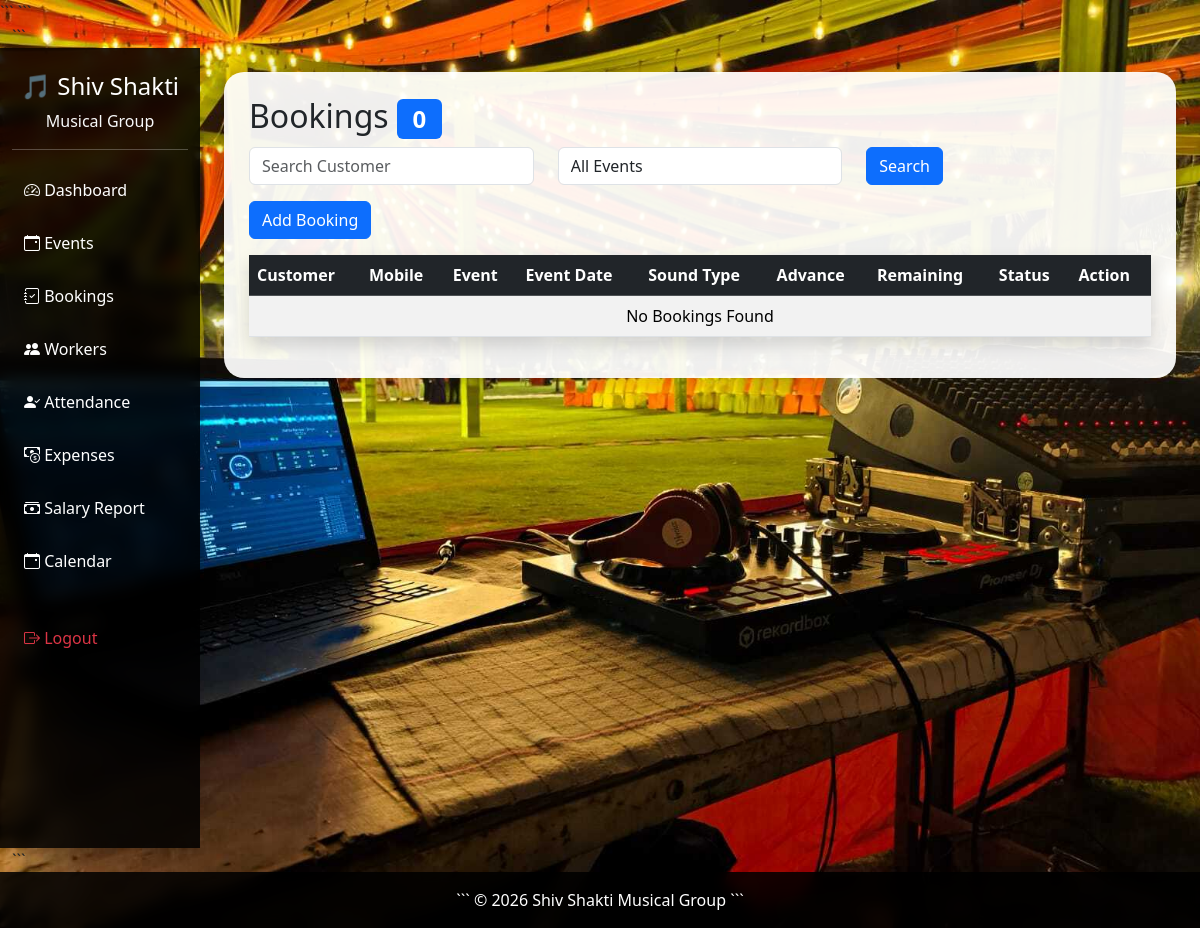
The app's page /bookings/, older data.
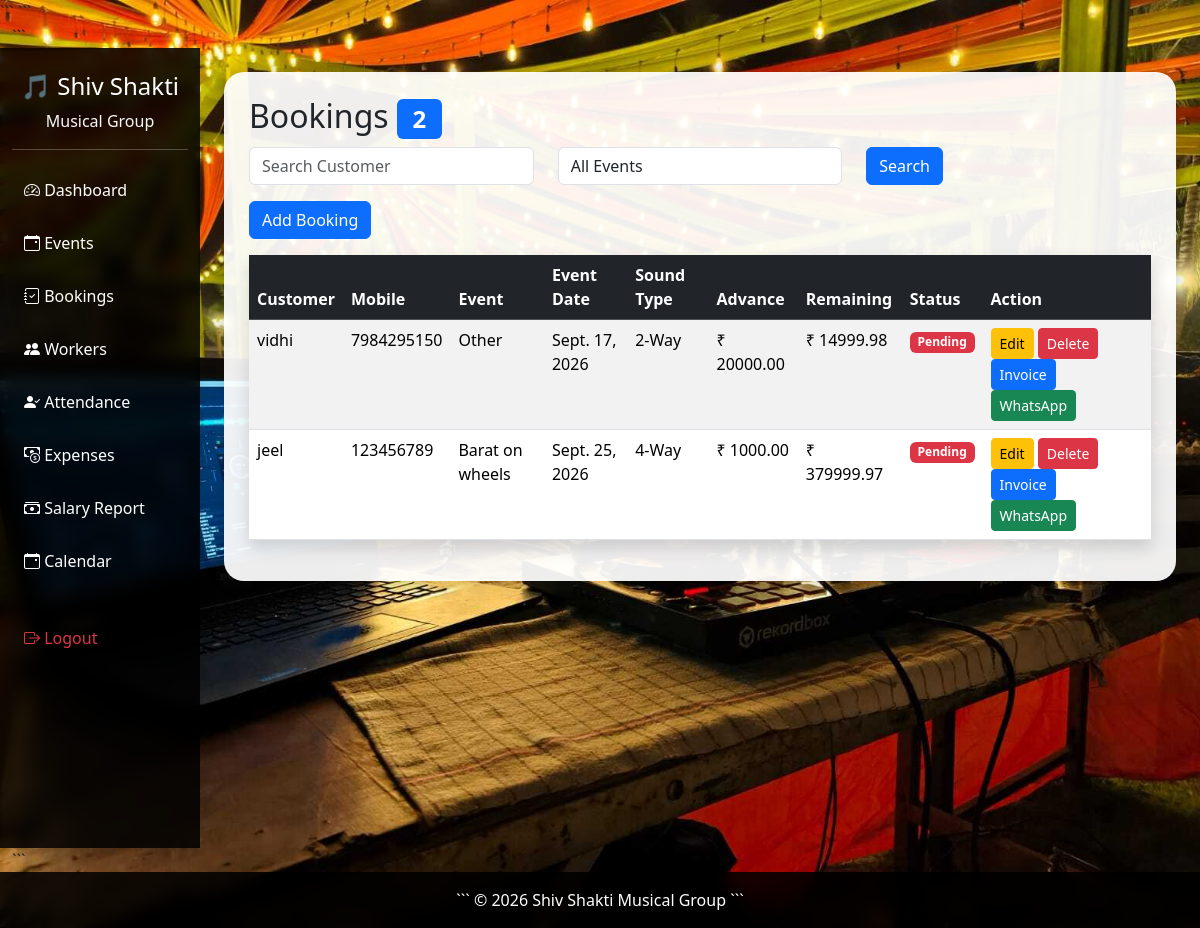
The same page, newer data.
### bookings/models.py (models this page shows, shortened)
class Booking(models.Model):
    customer_name = models.CharField(max_length=100)
    mobile = models.CharField(max_length=15)
    address = models.TextField()
    event = models.ForeignKey(
        Event,
        on_delete=models.CASCADE,
        null=True,
        blank=True
    )
    event_date = models.DateField(
        null=True,
        blank=True
    )
    TIMING_CHOICES = [
        ('Morning', 'Morning'),
        ('Evening', 'Evening'),
        ('Full Day', 'Full Day'),
    ]
    timing = models.CharField(
        max_length=20,
        choices=TIMING_CHOICES,
        default='Morning'
    )
    DHOLI_CHOICES = [
        ('No', 'No Dholi'),
        ('2 Dholi', '2 Dholi'),
        ('4 Dholi', '4 Dholi'),
        ('6 Dholi', '6 Dholi'),
        ('8 Dholi', '8 Dholi'),
        ('Custom', 'Custom'),
    ]
    dholi = models.CharField(
        max_length=20,
        choices=DHOLI_CHOICES,
        default='No'
    )
    custom_dholi_count = models.IntegerField(
        null=True,
        blank=True
    )
    SOUND_CHOICES = [
        ('2-Way', '2-Way'),
        ('3-Way', '3-Way'),
        ('4-Way', '4-Way'),
        ('Custom', 'Custom'),
    ]
    sound_type = models.CharField(
        max_length=20,
        choices=SOUND_CHOICES
    )
    custom_sound_count = models.IntegerField(
        null=True,
        blank=True
    )
    advance_payment = models.DecimalField(
        max_digits=10,
        decimal_places=2
    )
    remaining_payment = models.DecimalField(
        max_digits=10,
        decimal_places=2
    )
    PAYMENT_STATUS = [
        ('Pending', 'Pending'),
        ('Paid', 'Paid'),
    ]
    payment_status = models.CharField(
        max_length=20,
        choices=PAYMENT_STATUS,
        default='Pending'
    )
    created_at = models.DateTimeField(
        auto_now_add=True
    )

### events/models.py (models this page shows)
class Event(models.Model):
    EVENT_TYPES = [
        ('Wedding', 'Wedding'),
        ('Haldi', 'Haldi'),
        ('school Function', 'school Function'),
        ('Birthday', 'Birthday'),
        ('Garba', 'Garba'),
        ('Navratri', 'Navratri'),
        ('Bhajan', 'Bhajan'),
        ('Corporate', 'Corporate'),
        ('DJ Night', 'DJ Night'),
        ('Barat on wheels', 'Barat on wheels'),
        ('Other', 'Other'),
    ]
    event_name = models.CharField(
        max_length=100,
        blank=True,
        null=True
    )
    event_type = models.CharField(
        max_length=50,
        choices=EVENT_TYPES
    )
    def __str__(self):
        return self.event_type

### bookings/views.py (the view)
def booking_list(request):
    bookings = Booking.objects.all().order_by('event_date')
    search = request.GET.get('search')
    event_id = request.GET.get('event')
    if search:
        bookings = bookings.filter(
            customer_name__icontains=search
        )
    if event_id:
        bookings = bookings.filter(
            event_id=event_id
        )
    events = Event.objects.all()
    context = {
        'bookings': bookings,
        'events': events,
    }
    return render(
        request,
        'bookings/booking_list.html',
        context
    )

### templates/bookings/booking_list.html (shortened to what this page needs)
{% extends 'base.html' %}
{% block content %}
<h2>
    Bookings
    <span class="badge bg-primary">
        {{ bookings|length }}
    </span>
</h2>
<form method="GET" class="row mb-3">
    <div class="col-md-4">
        <input
        type="text"
        name="search"
        class="form-control"
        placeholder="Search Customer">
    </div>
    <div class="col-md-4">
        <select
        name="event"
        class="form-control">
            <option value="">
                All Events
            </option>
        </select>
    </div>
    <div class="col-md-2">
        <button
        class="btn btn-primary">
            Search
        </button>
    </div>
</form>
<a href="{% url 'booking_add' %}"
class="btn btn-primary mb-3">
    Add Booking
</a>
<table class="table table-striped table-hover shadow">
    <thead class="table-dark">
        <tr>
            <th>Customer</th>
            <th>Mobile</th>
            <th>Event</th>
            <th>Event Date</th>
            <th>Sound Type</th>
            <th>Advance</th>
            <th>Remaining</th>
            <th>Status</th>
            <th>Action</th>
        </tr>
    </thead>
    <tbody>
        {% for b in bookings %}
        <tr>
            <td>{{ b.customer_name }}</td>
            <td>{{ b.mobile }}</td>
            <td>{{ b.event }}</td>
            <td>{{ b.event_date }}</td>
            <td>{{ b.sound_type }}</td>
            <td>₹ {{ b.advance_payment }}</td>
            <td>₹ {{ b.remaining_payment }}</td>
            <td>
                {% if b.payment_status == "Paid" %}
                    <span class="badge bg-success">
                        Paid
                    </span>
                {% else %}
                    <span class="badge bg-danger">
                        Pending
                    </span>
                {% endif %}
            </td>
            <td>
                <a href="{% url 'booking_edit' b.id %}"
                class="btn btn-warning btn-sm">
                    Edit
                </a>
                <a href="{% url 'booking_delete' b.id %}"
                class="btn btn-danger btn-sm">
                    Delete
                </a>
                <a href="{% url 'booking_invoice' b.id %}"
                class="btn btn-primary btn-sm">
                    Invoice
                </a>
                <a href="{% url 'whatsapp_booking' b.id %}"
                class="btn btn-success btn-sm">
                    WhatsApp
                </a>
            </td>
        </tr>
        {% empty %}
        <tr>
            <td colspan="9" class="text-center">
                No Bookings Found
            </td>
        </tr>
        {% endfor %}
    </tbody>
</table>
{% endblock %}

### templates/base.html (shortened to what this page needs)
{% load static %}
<!DOCTYPE html>
<html>
<head>
<link href="https://cdn.jsdelivr.net/npm/bootstrap@5.3.3/dist/css/bootstrap.min.css" rel="stylesheet">
<link rel="stylesheet"
href="https://cdn.jsdelivr.net/npm/bootstrap-icons@1.11.3/font/bootstrap-icons.min.css">
```
</head>
<body>
<div class="container-fluid">
```
<div class="row">
    <div class="col-lg-2 col-md-3 sidebar text-white min-vh-100 shadow">
        <h4 class="mt-4 text-center">
            🎵 Shiv Shakti
        </h4>
        <p class="text-center text-light">
            Musical Group
        </p>
        <hr>
        <ul class="nav flex-column">
            <li class="nav-item">
                <a class="nav-link" href="/">
                    <i class="bi bi-speedometer2"></i>
                    Dashboard
                </a>
            </li>
            <li class="nav-item">
                <a class="nav-link" href="/events/">
                    <i class="bi bi-calendar-event"></i>
                    Events
                </a>
            </li>
            <li class="nav-item">
                <a class="nav-link" href="/bookings/">
                    <i class="bi bi-journal-check"></i>
                    Bookings
                </a>
            </li>
            <li class="nav-item">
                <a class="nav-link" href="/workers/">
                    <i class="bi bi-people-fill"></i>
                    Workers
                </a>
            </li>
            <li class="nav-item">
                <a class="nav-link" href="/attendance/">
                    <i class="bi bi-person-check-fill"></i>
                    Attendance
                </a>
            </li>
            <li class="nav-item">
                <a class="nav-link" href="/expenses/">
                    <i class="bi bi-cash-coin"></i>
                    Expenses
                </a>
            </li>
            <li class="nav-item">
                <a class="nav-link"
                href="{% url 'monthly_salary_report' %}">
                    <i class="bi bi-cash-stack"></i>
                    Salary Report
                </a>
            </li>
                <a href="{% url 'calendar_view' %}" class="nav-link">
                    <i class="bi bi-calendar-event"></i>
                    <span>Calendar</span>
                </a>
            <li class="nav-item mt-4">
                <a class="nav-link text-danger"
                href="/users/logout/">
                    <i class="bi bi-box-arrow-right"></i>
                    Logout
                </a>
            </li>
        </ul>
    </div>
    <div class="col-lg-10 col-md-9 p-3 p-md-4">
        <div class="content-box">
            {% block content %}
            {% endblock %}
        </div>
    </div>
</div>
```
</div>
<footer class="text-white text-center p-3">
```
© 2026 Shiv Shakti Musical Group
```
</footer>
</body>
</html>

Row changes from the older to the newer data that the page shows:
added Booking: customer_name "vidhi", mobile "7984295150", event "Other", event_date "Sept. 17, 2026", sound_type "2-Way", advance_payment "20000.00", remaining_payment "14999.98", payment_status "Pending"
added Booking: customer_name "jeel", mobile "123456789", event "Barat on wheels", event_date "Sept. 25, 2026", sound_type "4-Way", advance_payment "1000.00", remaining_payment "379999.97", payment_status "Pending"
Text that changed along with them:
{{ bookings|length }}: "0" → "2"
text no longer shown: "No Bookings Found"
